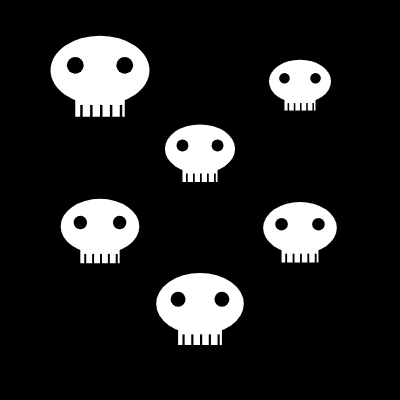
Frame 1 (no input)
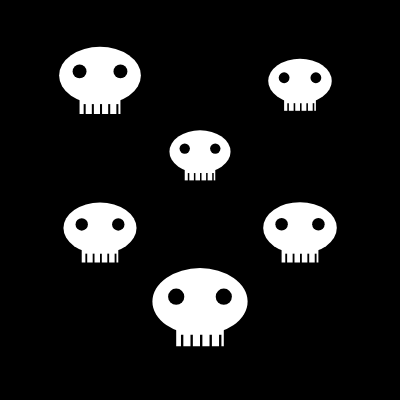
Frame 60 (no input)
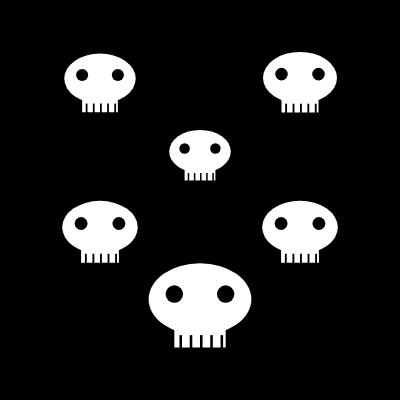
Frame 120 (the mouse pressed at the canvas centre since frame 60)

The p5.js sketch that drew these frames (run headless with seeded random() and noise() and a simulated clock; from frame 60 on, the mouse is pressed at the canvas centre):

// p5.js sketch
// ── sketch.js

// skull 1
let skull1X, skull1Y, skull1BaseSize;
let skull1NoiseSize, skull1Speed;

// skull 2
let skull2X, skull2Y, skull2BaseSize;
let skull2NoiseSize, skull2Speed;

// skull 3
let skull3X, skull3Y, skull3BaseSize;
let skull3NoiseSize, skull3Speed;

// skull 4
let skull4X, skull4Y, skull4BaseSize;
let skull4NoiseSize, skull4Speed;

// skull 5
let skull5X, skull5Y, skull5BaseSize;
let skull5NoiseSize, skull5Speed;

// skull1 6
let skull6X, skull6Y, skull6BaseSize;
let skull6NoiseSize, skull6Speed;

function setup() {
  createCanvas(400, 400);
  
  // set th poision,size,noise and speed of skull 1
  skull1X = 100;
  skull1Y = 100;
  skull1BaseSize = 80;  
  skull1NoiseSize = 0;
  skull1Speed = 0.005;
  
  // set th poision,size,noise and speed of skull 2
  skull2X = 300;
  skull2Y = 100;
  skull2BaseSize = 75;  
  skull2NoiseSize = 200;
  skull2Speed = 0.006;
  
 // set th poision,size,noise and speed of skull 3
  skull3X = 100;
  skull3Y = 250;
  skull3BaseSize = 85;  
  skull3NoiseSize = 400;
  skull3Speed = 0.004;
  
  // set th poision,size,noise and speed of skull 4
  skull4X = 300;
  skull4Y = 250;
  skull4BaseSize = 78;  
  skull4NoiseSize = 600;
  skull4Speed = 0.007;
  
  // set th poision,size,noise and speed of skull 5
  skull5X = 200;
  skull5Y = 170;
  skull5BaseSize = 82;  
  skull5NoiseSize = 800;
  skull5Speed = 0.005;
  
  // set th poision,size,noise and speed of skull 6
  skull6X = 200;
  skull6Y = 330;
  skull6BaseSize = 76;  
  skull6NoiseSize = 1000;
  skull6Speed = 0.006;
}

function draw() {
  background(0);
  
  displaySkull(skull1X, skull1Y, skull1BaseSize, skull1NoiseSize);
  skull1NoiseSize = skull1NoiseSize + skull1Speed;

  displaySkull(skull2X, skull2Y, skull2BaseSize, skull2NoiseSize);
  skull2NoiseSize = skull2NoiseSize + skull2Speed;

  displaySkull(skull3X, skull3Y, skull3BaseSize, skull3NoiseSize);
  skull3NoiseSize = skull3NoiseSize + skull3Speed;
  
  displaySkull(skull4X, skull4Y, skull4BaseSize, skull4NoiseSize);
  skull4NoiseSize = skull4NoiseSize + skull4Speed;

  displaySkull(skull5X, skull5Y, skull5BaseSize, skull5NoiseSize);
  skull5NoiseSize = skull5NoiseSize + skull5Speed;
  
  displaySkull(skull6X, skull6Y, skull6BaseSize, skull6NoiseSize);
  skull6NoiseSize = skull6NoiseSize + skull6Speed;
}


function displaySkull(skullX, skullY, baseSize, noiseSize) {
  push();
  
  //Let the size of the skull vary between 0.5 and 1.6
  let skullSize = noise(noiseSize) * baseSize * 1.1 + baseSize * 0.5;
  
  translate(skullX, skullY);
  
  //draw the skull//
  noStroke();

  fill(255);

  // The circular part of the head
  ellipse(0, -skullSize * 0.3, skullSize, skullSize * 0.7);
  
  // The rectangular part of the chin
  rect(-skullSize * 0.25, -skullSize * 0.2, skullSize * 0.5, skullSize * 0.37);
  
  // two eyes
  fill(0);
  ellipse(-skullSize * 0.25, -skullSize * 0.35, skullSize * 0.17, skullSize * 0.17);
  ellipse(skullSize * 0.25, -skullSize * 0.35, skullSize * 0.17, skullSize * 0.17);
  
  // teeth line 
  let toothWidth = skullSize * 0.025; 
  rect(-skullSize * 0.3, skullSize * 0.05, toothWidth, skullSize * 0.15);
  rect(-skullSize * 0.2, skullSize * 0.05, toothWidth, skullSize * 0.15);
  rect(-skullSize * 0.1, skullSize * 0.05, toothWidth, skullSize * 0.15);
  rect(0, skullSize * 0.05, toothWidth, skullSize * 0.15);
  rect(skullSize * 0.1, skullSize * 0.05, toothWidth, skullSize * 0.15);
  rect(skullSize * 0.2, skullSize * 0.05, toothWidth, skullSize * 0.15);
  rect(skullSize * 0.3, skullSize * 0.05, toothWidth, skullSize * 0.15);
  
  pop();
}
